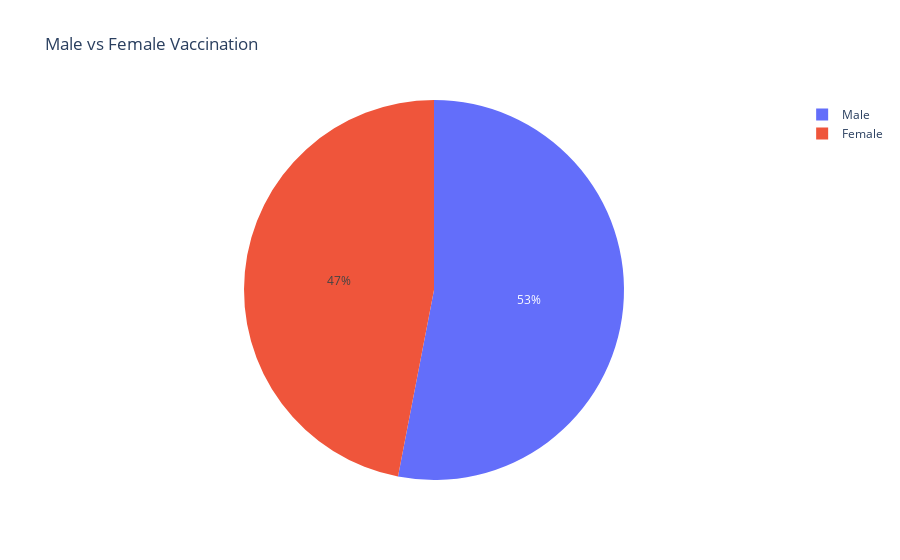

The cell this chart's notebook holds for it:
### Code cell
#Male vs Female Vaccination
male = vaccination["Male(Individuals Vaccinated)"].sum()
female = vaccination["Female(Individuals Vaccinated)"].sum()
px.pie(names=["Male","Female"],values=[male,female],title="Male vs Female Vaccination")

### Figure 1 — Plotly figure (JSON) as saved in the notebook; plotly's stock layout.template omitted (floating-point values rounded to 4 significant figures)
{"data": [{"domain": {"x": [0, 1], "y": [0, 1]}, "hovertemplate": "label=%{label}<br>value=%{value}<extra></extra>", "labels": ["Male", "Female"], "legendgroup": "", "name": "", "showlegend": true, "type": "pie", "values": [7139000000.0, 6322000000.0]}], "layout": {"legend": {"tracegroupgap": 0}, "title": {"text": "Male vs Female Vaccination"}}}
